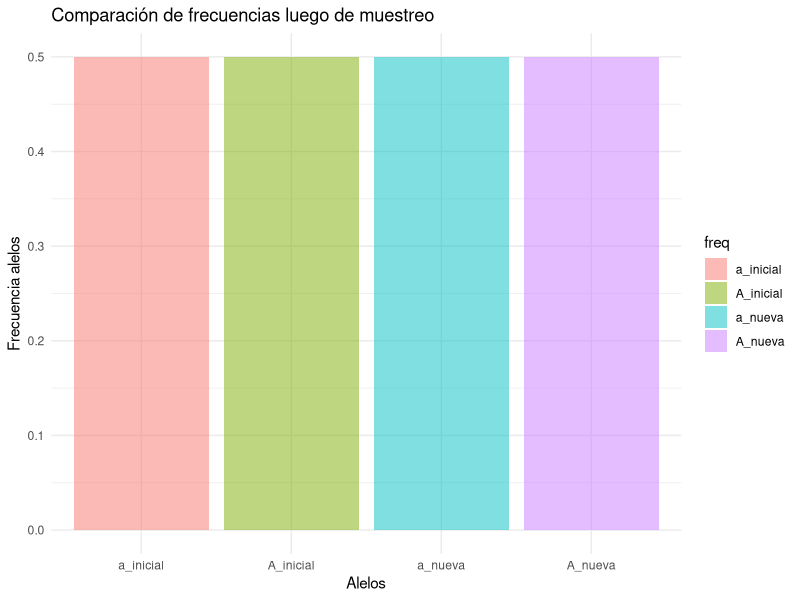
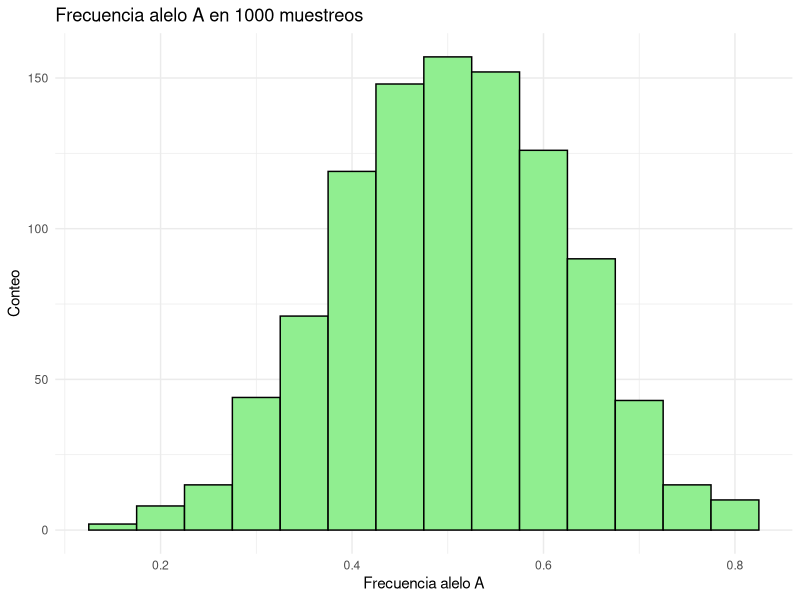

Recreate these plots in R, in order.
# Paquetes
library("ggplot2")
library("dplyr")


## Prueba de deriva genética


alelos = c(rep("a",100), rep("A",100))


#Muestreamos una vez

muestra <- sample(alelos, 20, replace = TRUE)

muestra

#Calculo de frecuencias

numA <- sum(muestra=="A")
numa <- sum(muestra=="a")

#numA <- conteo estudiantes
#numa <- conteo estudiantes

num_al <- cbind(numA,numa)
num_al <- as.data.frame(num_al)
num_freqs <- num_al %>% 
  mutate(
    A_nueva = numA/20,
    a_nueva = numa/20,
    a_inicial = 0.5,
    A_inicial = 0.5,
    numA = NULL,
    numa = NULL
  )

#Ordenar los datos

num_freqs <- as.data.frame(num_freqs)
num_freqs<-t(num_freqs)
num_freqs <- as.data.frame(num_freqs)

num_freqs <- num_freqs %>% mutate(
  freq = rownames(num_freqs)
)

#Graficar para comparar frecuencias iniciales y finales

ggplot(data = num_freqs, aes(x=freq, y=V1, fill = freq))+
  geom_bar(position = "identity", stat = "identity", alpha = .5 )+
  ggtitle("Comparación de frecuencias luego de muestreo")+
  xlab("Alelos")+
  ylab("Frecuencia alelos")+
  theme_minimal()


#Muestreo repetidas veces

all_freqA = c()

for(rep in 1:1000){
  nuev_muestra <- sample(alelos, 20, replace = T)
  numA <- sum(nuev_muestra=="A")
  freqA <- numA/20
  all_freqA[rep] <- freqA
}

all_freqA <- as.data.frame(all_freqA)


ggplot(data=all_freqA, aes(x=all_freqA))+
  geom_histogram(binwidth=0.05, colour="black", fill="palegreen2")+
  ggtitle("Frecuencia alelo A en 1000 muestreos")+
  xlab("Frecuencia alelo A")+
  ylab("Conteo")+
  theme_minimal()
